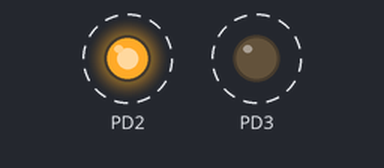
Bench run of a program on a simulated ATmega328P, built with avr-gcc and emulated at 16 MHz. Shown: output pins drawn as LEDs (lit = HIGH). Dashed ring = blinking.

Above: at 0.5 s.
Timing chart, 0 to 4.6 s (numbered marks = the images above):
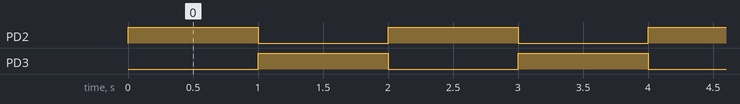

Measured:
- by itself, PD2, PD3: alternates HIGH for 1.0 s and LOW for 1.0 s

The program:

main.c
```c
/*
 * BLINK_TWO_LED_HW.c
 *
 * Created: 14-09-2025 14:43:46
 * Author : KICHU
 */

#define F_CPU 16000000UL
#include <avr/io.h>
#include<util/delay.h>

int main(void)
{
	DDRD = (1 << PD2) | (1 << PD3);   // Set PD2 and PD3 as output

	while (1)   // infinite loop
	{
		PORTD = (1 << PD2);   // RED LED ON (PD3 HIGH)
		_delay_ms(1000);

		PORTD = (1 << PD3);   // GREEN LED ON (PD2 HIGH)
		_delay_ms(1000);
	}
}
```
